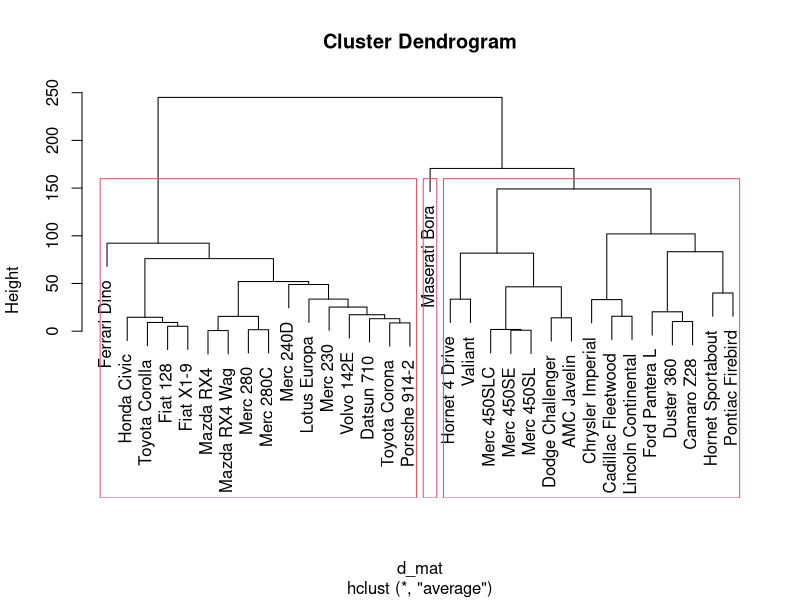

Source code (R):
library(dplyr)
library(ggplot2)
data <- data.frame(
  x=c(2,2,8,5,7,6,1,4,3),
  y=c(10,5,4,8,5,4,2,9,9)
)

d_mat <- dist(mtcars,method = "euclidean")
d_mat
model <- hclust(d_mat,method = "average")
summary(model)
plot(model)
rect.hclust(model,k=3)
fit <- cutree(model,k=3)
print(fit)